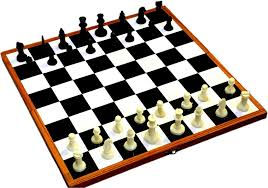
#> input picture Qn_7_.jpg, 268 x 188 px
$ jupyter execute EX-7.ipynb
#> lines starting #> are read from the running program, lines starting #| are printed output that depends on the picture
## Experiment 7 -Detect-the-lines-using-Hough-Transform
## Name:Dharanya N
## Reg no:212223230044

[cell 1]
import numpy as np
import cv2
import matplotlib.pyplot as plt
img=cv2.imread("Qn_7_.jpg",0)
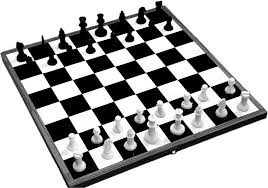
#> img: shape (188, 268); min 0, max 255, mean 177.1
img_c=cv2.imread("Qn_7_.jpg",1)
#> img_c is the input picture: shape (188, 268, 3); mean B, G, R 168.5, 175.6, 183.1
img_c=cv2.cvtColor(img_c,cv2.COLOR_BGR2RGB)
gray=cv2.cvtColor(img,cv2.COLOR_GRAY2RGB)
gray = cv2.GaussianBlur(gray,(3,3),0)
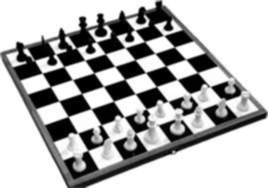
#> gray: shape (188, 268, 3); min 0, max 255, mean 177.1
plt.figure(figsize=(13,13))
plt.subplot(1,2,1)
plt.imshow(img_c)
plt.title("Original Image")
plt.axis("off")
plt.subplot(1,2,2)
plt.imshow(gray)
plt.title("Gray Image")
plt.axis("off")
plt.show()
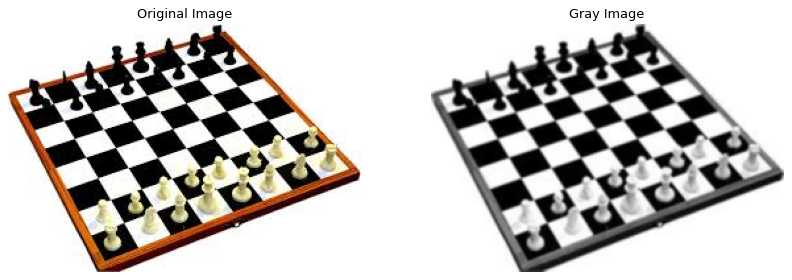
#> figure drawn by matplotlib, 2 panels

[cell 2]
canny=cv2.Canny(gray,70,90)
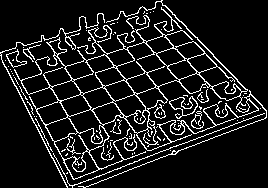
#> canny: shape (188, 268); 11% white in thin lines or dots
plt.imshow(canny)
plt.title("Canny Edge Detector")
plt.axis("off")
plt.show()

[cell 3]
lines=cv2.HoughLinesP(canny,1,np.pi/180,threshold=80,minLineLength=50,maxLineGap=250)
#> lines = 22 rows, first 6: [161, 1, 266, 110], [72, 186, 266, 112], [99, 13, 192, 132], [28, 111, 205, 53], [0, 55, 67, 187], [62, 28, 151, 155]
for line in lines:
    x1,y1,x2,y2=line[0]
    cv2.line(img_c,(x1,y1),(x2,y2),(255,0,0),3)
    plt.imshow(img_c)
#> this loop made 22 passes
#> (x1, y1, x2, y2) on passes 1 to 12: (161, 1, 266, 110), (72, 186, 266, 112), (99, 13, 192, 132), (28, 111, 205, 53), (0, 55, 67, 187), (62, 28, 151, 155), (13, 82, 187, 29), (43, 35, 130, 169), (45, 125, 221, 64), (20, 96, 197, 39), (140, 8, 245, 125), (0, 52, 164, 5)
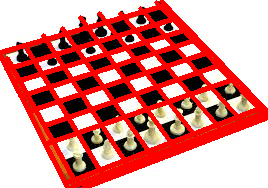
#> img_c: shape (188, 268, 3); mean R, G, B 218.3, 137.7, 134.2
plt.title("Result Image")
plt.axis("off")
plt.show()
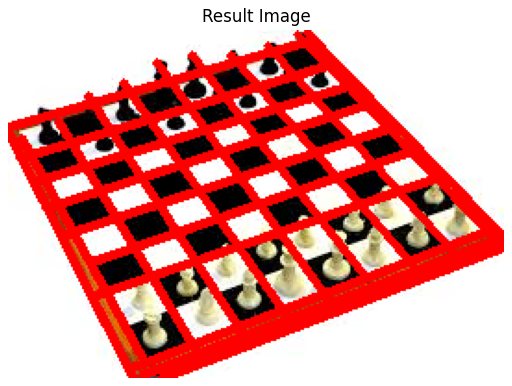
#> figure drawn by matplotlib, 1 panel
